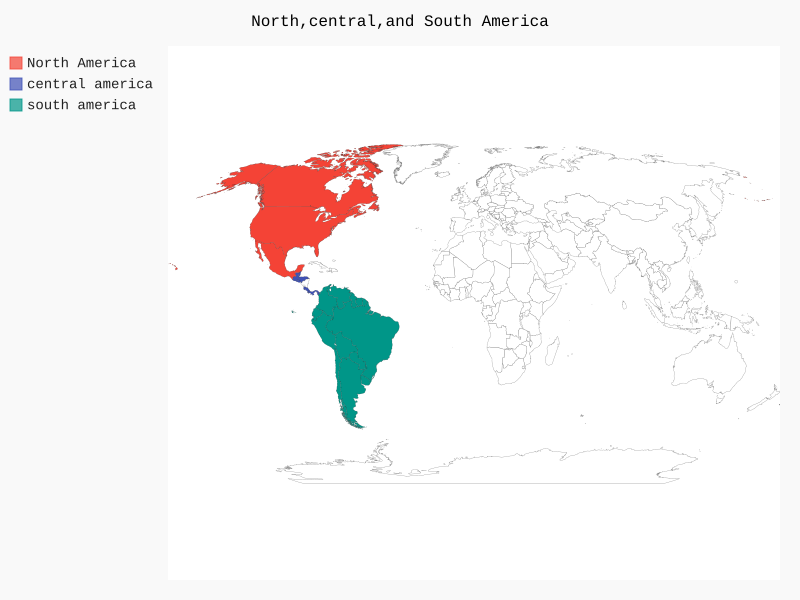

This figure's Python source:
import pygal
from pygal_maps_world.maps import World

wm = World()
wm.title='North,central,and South America'

wm.add('North America',['ca','mx','us'])
wm.add('central america',['bz','cr','gt','hn','pa','sv'])
wm.add('south america',['ar','bo','br','cl','co','ec','gf','gy','pe',
                        'py','sr','uy','ve'])
wm.render_to_file('americas.svg')
